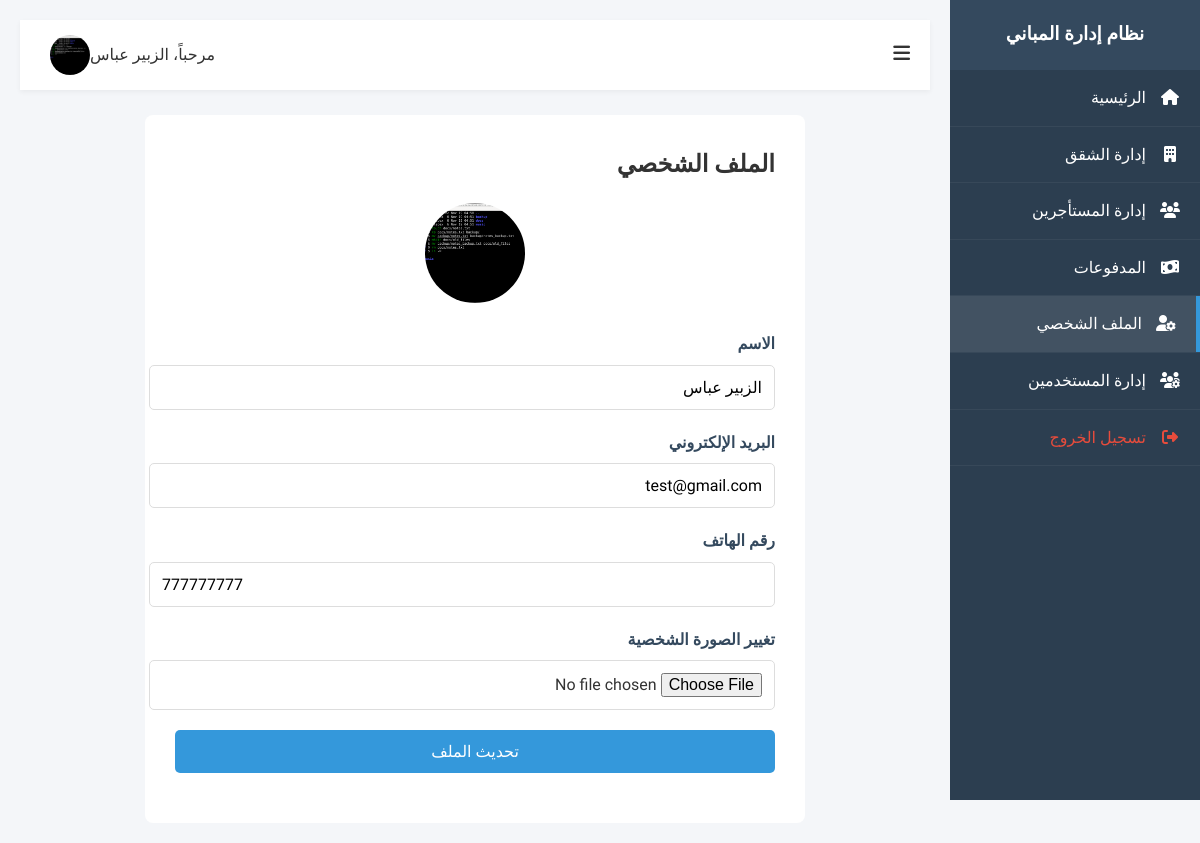
/public/profile (signed in), run on the app's committed database.
### tables this page shows
CREATE TABLE `users` (
  `id` int(11) NOT NULL,
  `name` varchar(100) NOT NULL,
  `email` varchar(100) NOT NULL,
  `password` varchar(255) NOT NULL,
  `phone` varchar(20) NOT NULL,
  `image` varchar(255) DEFAULT NULL,
  `created_at` timestamp NOT NULL DEFAULT current_timestamp(),
  `role` enum('admin','user') DEFAULT 'user',
  `is_active` tinyint(1) DEFAULT 1
);

### app/Core/Router.php (called while the page is built, shortened)
<?php
class Router {
    protected $currentMethod = 'login';
    public function __construct() {
        $url = $this->getUrl();
        if (isset($url[0])) {
            $controllerName = ucwords($url[0]) . 'Controller';
            if (file_exists('../app/Controllers/' . $controllerName . '.php')) {
                $this->currentMethod = 'index';
                unset($url[0]);
            }
        }
        $this->currentController = new $controllerClass();
        $this->params = $url ? array_values($url) : [];
        call_user_func_array([$this->currentController, $this->currentMethod], $this->params);
    }
    public function getUrl() {
        if (isset($_GET['url'])) {
            $url = rtrim($_GET['url'], '/');
            $url = filter_var($url, FILTER_SANITIZE_URL);
            $url = explode('/', $url);
            return $url;
        }
        return [];
    }
}

### public/index.php (called while the page is built, shortened)
<?php
spl_autoload_register(function ($className) {
    $classPath = str_replace(['App\\', '\\'], ['', DIRECTORY_SEPARATOR], $className);
    $file = APP_ROOT . '/app/' . $classPath . '.php';
});
$init = new App\Core\Router();

### app/Core/Database.php (called while the page is built, shortened)
<?php
class Database {
    private $host = DB_HOST;
    private $user = DB_USER;
    private $pass = DB_PASS;
    private $dbname = DB_NAME;
    private $dbh;
    private $stmt;
    private static $instance = null;
    private function __construct() {
        $dsn = 'mysql:host=' . $this->host . ';dbname=' . $this->dbname . ';charset=utf8mb4';
        $options = array(
            PDO::ATTR_PERSISTENT => true,
            PDO::ATTR_ERRMODE => PDO::ERRMODE_EXCEPTION,
            PDO::ATTR_DEFAULT_FETCH_MODE => PDO::FETCH_OBJ,
            PDO::MYSQL_ATTR_INIT_COMMAND => "SET NAMES utf8mb4"
        );
        try {
            $this->dbh = new PDO($dsn, $this->user, $this->pass, $options);
        } catch (PDOException $e) {
            $this->error = $e->getMessage();
            die("Database Connection Error: " . $this->error);
        }
    }
    public static function getInstance() {
        if (self::$instance == null) {
            self::$instance = new Database();
        }
        return self::$instance;
    }
    public function query($sql) {
        $this->stmt = $this->dbh->prepare($sql);
    }
    public function bind($param, $value, $type = null) {
        if (is_null($type)) {
            switch (true) {
                case is_int($value):
                    $type = PDO::PARAM_INT;
                    break;
            }
        }
        $this->stmt->bindValue($param, $value, $type);
    }
    public function execute() {
        return $this->stmt->execute();
    }
    public function single() {
        $this->execute();
        return $this->stmt->fetch();
    }
}

### app/Models/User.php (called while the page is built, shortened)
<?php
class User extends Model {
    public function getUserById($id) {
        $this->db->query('SELECT * FROM users WHERE id = :id');
        $this->db->bind(':id', $id);
        return $this->db->single();
    }
}

### app/Core/Model.php (called while the page is built, shortened)
<?php
class Model {
    public function __construct() {
        $this->db = Database::getInstance();
    }
}

### views/profile/index.php (the view, shortened to what this page needs)
<?php require APP_ROOT . '/views/layouts/header.php'; ?>
<div class="wrapper">
    <?php require APP_ROOT . '/views/layouts/sidebar.php'; ?>
    <div class="main-content" id="main-content">
        <?php require APP_ROOT . '/views/layouts/navbar.php'; ?>
        <div style="max-width: 600px; margin: 0 auto; background: #fff; padding: 30px; border-radius: 8px;">
            <h2 class="mb-3" style="margin-bottom: 20px;">الملف الشخصي</h2>
            <div class="text-center mb-3" style="margin-bottom: 20px;">
                <?php if(!empty($data['image'])): ?>
                    <img src="<?php echo URL_ROOT; ?>/uploads/<?php echo $data['image']; ?>" style="width: 100px; height: 100px; border-radius: 50%; object-fit: cover;">
                <?php else: ?>
                    <img src="<?php echo URL_ROOT; ?>/uploads/default.png" style="width: 100px; height: 100px; border-radius: 50%; object-fit: cover;">
                <?php endif; ?>
            </div>
            <form action="<?php echo URL_ROOT; ?>/profile" method="post" enctype="multipart/form-data">
                <div class="form-group">
                    <label>الاسم</label>
                    <input type="text" name="name" class="form-control <?php echo (!empty($data['name_err'])) ? 'is-invalid' : ''; ?>" value="<?php echo $data['name']; ?>" required pattern="^[\p{L}\s]+$">
                </div>
                <div class="form-group">
                    <label>البريد الإلكتروني</label>
                    <input type="email" name="email" class="form-control <?php echo (!empty($data['email_err'])) ? 'is-invalid' : ''; ?>" value="<?php echo $data['email']; ?>" required>
                </div>
                <div class="form-group">
                    <label>رقم الهاتف</label>
                    <input type="tel" name="phone" class="form-control <?php echo (!empty($data['phone_err'])) ? 'is-invalid' : ''; ?>" value="<?php echo $data['phone']; ?>" pattern="^(70|71|73|77|78)[0-9]{7}$" required>
                </div>
                <div class="form-group">
                    <label>تغيير الصورة الشخصية</label>
                    <input type="file" name="image" class="form-control <?php echo (!empty($data['image_err'])) ? 'is-invalid' : ''; ?>">
                </div>
                <div class="form-group">
                    <input type="submit" value="تحديث الملف" class="btn btn-primary btn-block">
                </div>
            </form>
        </div>
    </div>
</div>
<?php require APP_ROOT . '/views/layouts/footer.php'; ?>

### public/css/style.css (style rules this page uses)
:root { --primary-color: #2c3e50; --secondary-color: #34495e; --accent-color: #3498db; --success-color: #27ae60; --danger-color: #c0392b; --light-color: #ecf0f1; --dark-color: #2c3e50; --text-color: #333; --sidebar-width: 250px; --font-main: 'Tajawal', sans-serif; }
* { box-sizing: border_box; margin: 0; padding: 0; }
body { font-family: var(--font-main); background-color: #f4f6f9; color: var(--text-color); direction: rtl; text-align: right; line-height: 1.6; }
.wrapper { display: flex; min-height: 100vh; }
.main-content { flex: 1; padding: 20px; transition: all 0.3s; }
.form-group { margin-bottom: 20px; }
.form-group label { display: block; margin-bottom: 8px; font-weight: bold; color: var(--secondary-color); }
.form-control { width: 100%; padding: 12px; border: 1px solid #ddd; border-radius: 5px; font-family: var(--font-main); font-size: 16px; transition: border 0.3s; }
.btn { display: inline-block; background: var(--primary-color); color: #fff; padding: 12px 25px; border: none; border-radius: 5px; cursor: pointer; font-size: 16px; font-family: var(--font-main); transition: background 0.3s; width: 100%; text-align: center; }
.btn-block { display: block; width: 100%; }
.text-center { text-align: center; }
.btn-primary { background: var(--accent-color); }

### data on the page
users: image (picture), name "الزبير عباس", email "test@gmail.com", phone "777777777"

### other printed values
SITE_NAME "نظام إدارة المباني"
$_SESSION['user_name'] "الزبير عباس"
